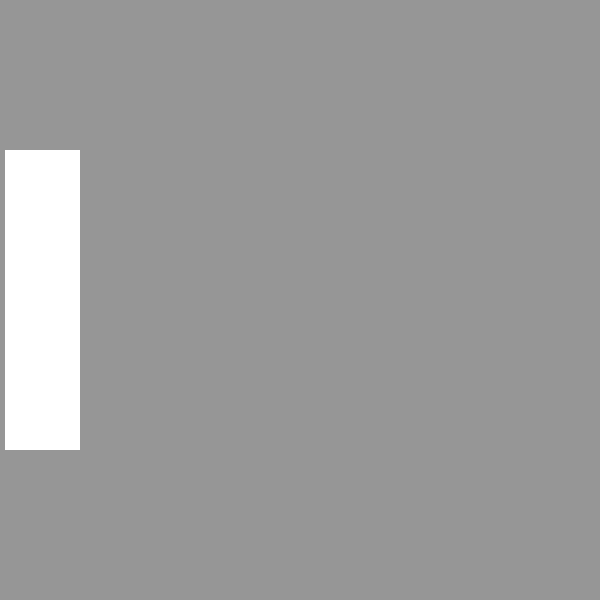
Frame 1 (no input)
Frame 60 (the mouse pressed at the canvas centre just before this capture): identical to frame 1, image omitted
Frame 120 (the mouse held since frame 60 and released just before this capture): identical to frame 1, image omitted

The Processing sketch that drew this single still picture (run headless with seeded random() and noise(); from frame 60 on, the mouse is pressed at the canvas centre):

// Processing sketch: Question12
// ── Question12.pde
int xPos[] = new int[10]; 
int size = 10;
void setup() {
  size(600, 600);
  noStroke();
  
  for(int i = 0; i<10; i++){
    xPos[i] = size/2 + i*size/2; 
  }
}

void draw() {
  background(150);
  for (int i = 0; i < 10; i++) {
    int x = 15;
    rect(xPos[i], 150, 30, 300);
    x += 60;
  }
}
